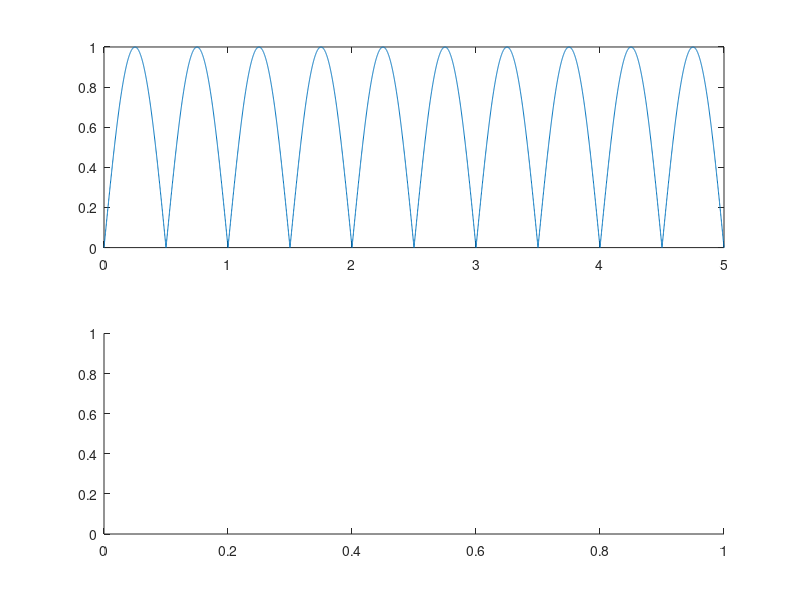

Source code (MATLAB): (Note: this script raises an error after producing the figure.)
% In-Lab Exercise 3.2: ECE 2026 
% This script will generate a periodic full wave rectified sine wave

%% a/b) 
% <======Fill in parameters:
Amp = 1;
T = 1;
fs = 1000;
tStop = 5;
% Generate abs sin
tt = 0: 1/fs : tStop;
xx = Amp * abs(sin(2*pi*tt/T));
% <======Make your plots below:
figure(1);
subplot(2,1,1);
plot(tt,xx);


% c) 
% <======Make spectrogram
TSect = 5;
LSect=TSect*fs;
figure(1);
subplot(2,1,2);
plotspec(xx, fs, LSect), colorbar, grid on
title('3.2c')
xlabel('Time (s)')
ylabel('Frequency')

% d) 0, 2, 4, 6


% e) T0= 1/2, f0 = 2 Hz
















